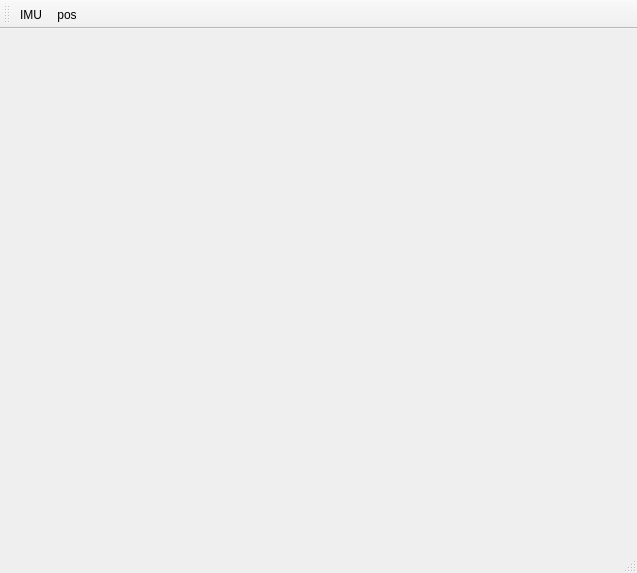
<?xml version="1.0" encoding="UTF-8"?>
<ui version="4.0">
 <class>PlotWindow</class>
 <widget class="QMainWindow" name="PlotWindow">
  <property name="geometry">
   <rect>
    <x>0</x>
    <y>0</y>
    <width>637</width>
    <height>573</height>
   </rect>
  </property>
  <property name="windowTitle">
   <string>Axis Tags Example</string>
  </property>
  <widget class="QWidget" name="centralWidget"/>
  <widget class="QMenuBar" name="menuBar">
   <property name="geometry">
    <rect>
     <x>0</x>
     <y>0</y>
     <width>637</width>
     <height>22</height>
    </rect>
   </property>
  </widget>
  <widget class="QToolBar" name="mainToolBar">
   <attribute name="toolBarArea">
    <enum>TopToolBarArea</enum>
   </attribute>
   <attribute name="toolBarBreak">
    <bool>false</bool>
   </attribute>
   <addaction name="act_imu"/>
   <addaction name="act_position"/>
  </widget>
  <widget class="QStatusBar" name="statusBar"/>
  <action name="act_imu">
   <property name="text">
    <string>IMU</string>
   </property>
   <property name="toolTip">
    <string>IMU</string>
   </property>
  </action>
  <action name="act_position">
   <property name="text">
    <string>pos</string>
   </property>
   <property name="toolTip">
    <string>pos</string>
   </property>
  </action>
 </widget>
 <layoutdefault spacing="6" margin="11"/>
 <resources/>
 <connections/>
</ui>
